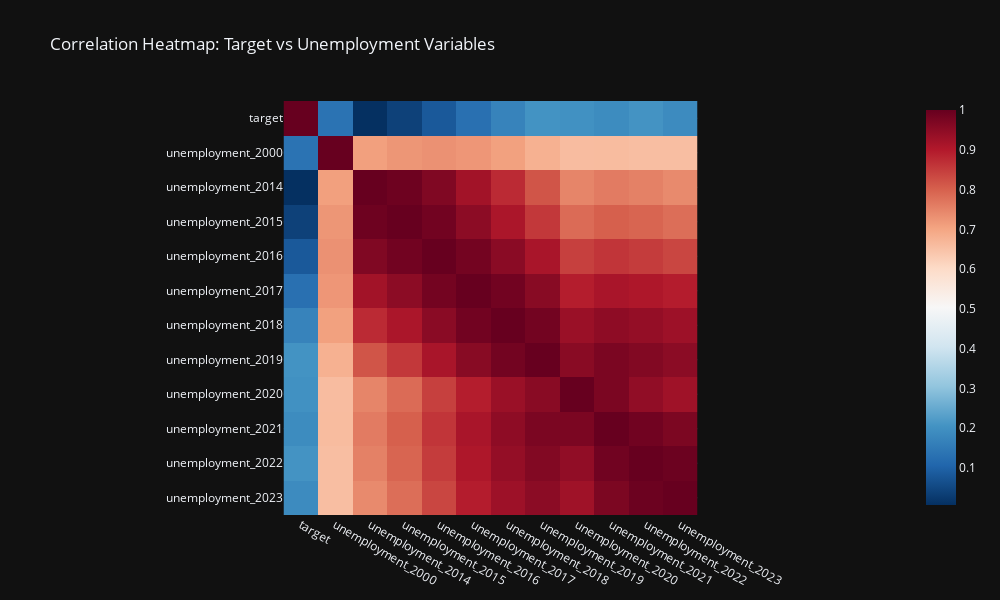

Notebook cell for this chart:
### Code cell
# Variables to compare
variables_to_compare = [
    'unemployment_2000', 'unemployment_2014', 'unemployment_2015', 'unemployment_2016',
    'unemployment_2017', 'unemployment_2018', 'unemployment_2019', 'unemployment_2020',
    'unemployment_2021', 'unemployment_2022', 'unemployment_2023'
]

# Compute the correlation matrix for 'target' and the selected variables
columns_to_use = ['target'] + variables_to_compare
df_corr_matrix = df[columns_to_use].corr()

# Take the absolute values of the correlation matrix
df_corr_matrix_abs = df_corr_matrix.abs()

# Using Plotly Express to generate the heatmap with adjusted grid size
fig = px.imshow(df_corr_matrix_abs, 
                color_continuous_scale='RdBu_r', 
                title="Correlation Heatmap: Target vs Unemployment Variables", 
                template='plotly_dark', 
                width=1000,  # Set the width of the grid
                height=600)  # Set the height of the grid

# Show the plot
fig.show()

### Figure 1 — Plotly figure (JSON) as saved in the notebook; plotly's stock layout.template omitted (floating-point values rounded to 4 significant figures; data arrays with more than 128 entries replaced by an {"elided": "..."} marker saying what was removed)
{"data": [{"coloraxis": "coloraxis", "hovertemplate": "x: %{x}<br>y: %{y}<br>color: %{z}<extra></extra>", "name": "0", "type": "heatmap", "x": ["target", "unemployment_2000", "unemployment_2014", "unemployment_2015", "unemployment_2016", "unemployment_2017", "unemployment_2018", "unemployment_2019", "unemployment_2020", "unemployment_2021", "unemployment_2022", "unemployment_2023"], "xaxis": "x", "y": ["target", "unemployment_2000", "unemployment_2014", "unemployment_2015", "unemployment_2016", "unemployment_2017", "unemployment_2018", "unemployment_2019", "unemployment_2020", "unemployment_2021", "unemployment_2022", "unemployment_2023"], "yaxis": "y", "z": {"elided": "12x12 float values"}}], "layout": {"coloraxis": {"colorscale": [[0, "rgb(5,48,97)"], [0.1, "rgb(33,102,172)"], [0.2, "rgb(67,147,195)"], [0.3, "rgb(146,197,222)"], [0.4, "rgb(209,229,240)"], [0.5, "rgb(247,247,247)"], [0.6, "rgb(253,219,199)"], [0.7, "rgb(244,165,130)"], [0.8, "rgb(214,96,77)"], [0.9, "rgb(178,24,43)"], [1, "rgb(103,0,31)"]]}, "height": 600, "title": {"text": "Correlation Heatmap: Target vs Unemployment Variables"}, "width": 1000, "xaxis": {"anchor": "y", "constrain": "domain", "domain": [0, 1], "scaleanchor": "y"}, "yaxis": {"anchor": "x", "autorange": "reversed", "constrain": "domain", "domain": [0, 1]}}}
